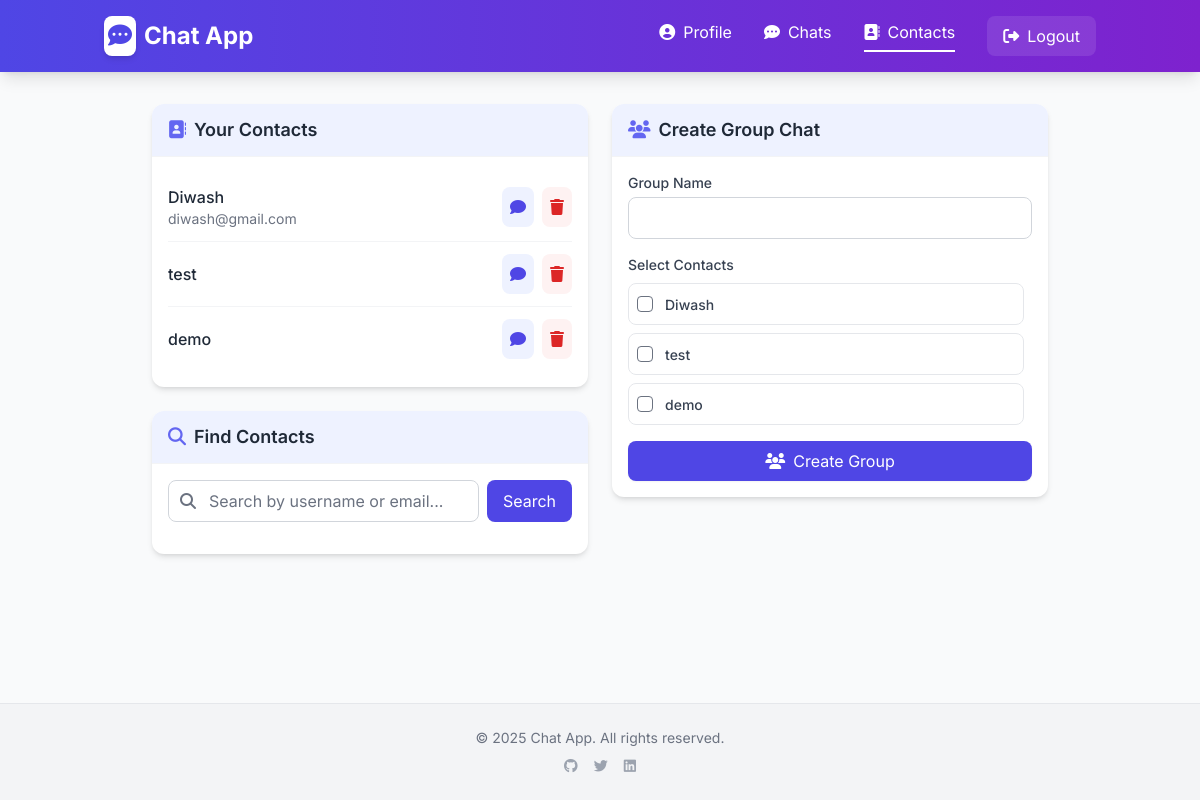
The app's page /contacts/ (signed in), older data.
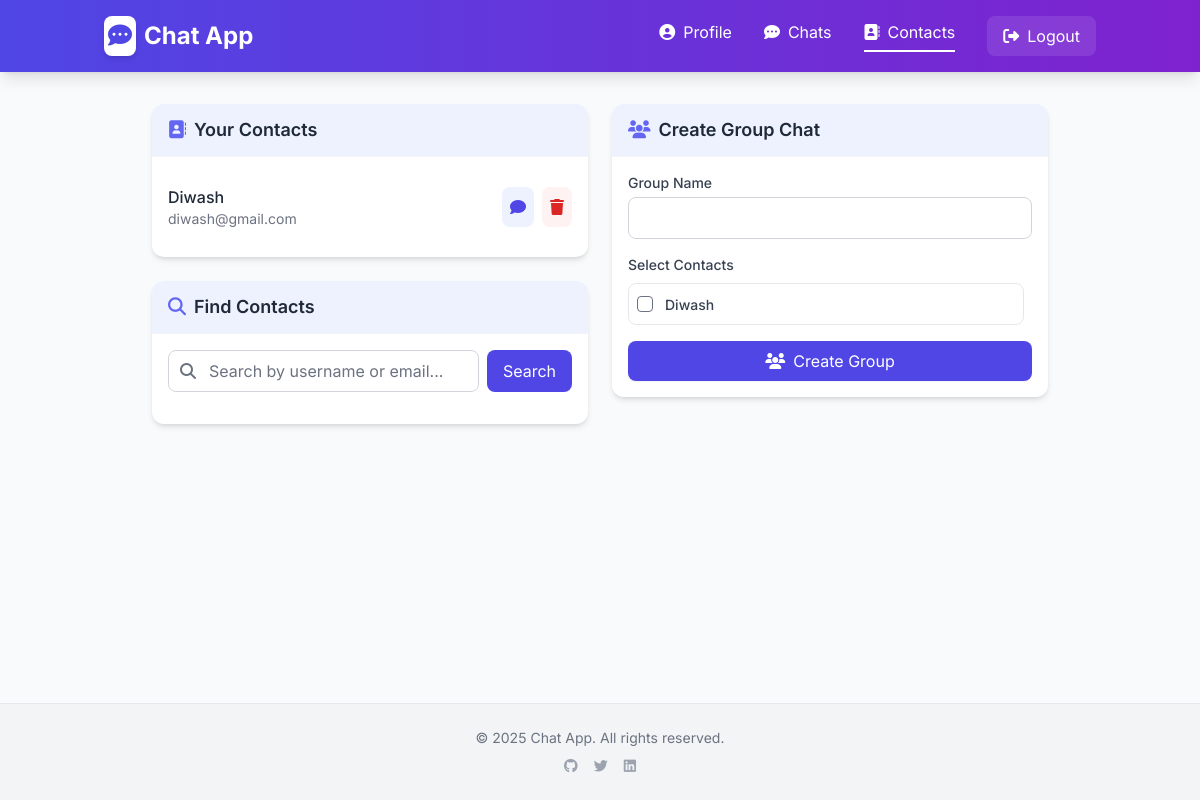
The same page, newer data.
### chat/models.py (models this page shows, shortened)
class Contact(models.Model):
    user = models.ForeignKey(User, related_name='contacts', on_delete=models.CASCADE)
    contact = models.ForeignKey(User, related_name='contacted_by', on_delete=models.CASCADE)
    date_added = models.DateTimeField(auto_now_add=True)
    class Meta:
        unique_together = ('user', 'contact')

### chat/views.py (the view, shortened to what this page needs)
# urls.py: path('contacts/', views.contacts, name='contacts'),
@login_required
def contacts(request):
    user_contacts = Contact.objects.filter(user=request.user).select_related('contact')
    form = ContactSearchForm(request.GET)
    search_query = ''
    if form.is_valid():
        search_query = form.cleaned_data.get('search', '')
    return render(request, 'chat/contacts.html', {
        'contacts': user_contacts,
        'form': form,
    })

### chat/forms.py
class ContactSearchForm(forms.Form):
    search = forms.CharField(max_length=100, required=False)

### chat/templates/chat/contacts.html (shortened to what the changed rows need)
{% extends 'base.html' %}
{% block content %}
<div class="max-w-4xl mx-auto">
  <div class="grid md:grid-cols-2 gap-6">
    <div class="col-span-2 md:col-span-1">
      <div class="bg-white rounded-xl shadow-md overflow-hidden mb-6">
        <div class="bg-indigo-50 px-4 py-3 border-b border-gray-100">
          <h2 class="text-lg font-semibold text-gray-800">
            <i class="fas fa-address-book mr-2 text-indigo-500"></i>Your Contacts
          </h2>
        </div>
        <div class="p-4">
          {% if contacts %}
            <div class="divide-y divide-gray-100">
              {% for contact in contacts %}
                <div class="py-3 flex items-center justify-between">
                  <div>
                    <h3 class="text-md font-medium text-gray-800">{{ contact.contact.username }}</h3>
                    <p class="text-sm text-gray-500">{{ contact.contact.email }}</p>
                  </div>
                  <div class="flex space-x-2">
                    <a href="{% url 'start_chat' contact.contact.id %}" class="p-2 bg-indigo-50 text-indigo-600 rounded-lg hover:bg-indigo-100 transition">
                      <i class="fas fa-comment"></i>
                    </a>
                    <a href="{% url 'remove_contact' contact.id %}" class="p-2 bg-red-50 text-red-600 rounded-lg hover:bg-red-100 transition">
                      <i class="fas fa-trash"></i>
                    </a>
                  </div>
                </div>
              {% endfor %}
            </div>
          {% endif %}
        </div>
      </div>
      <div class="bg-white rounded-xl shadow-md overflow-hidden">
        <div class="bg-indigo-50 px-4 py-3 border-b border-gray-100">
          <h2 class="text-lg font-semibold text-gray-800">
            <i class="fas fa-search mr-2 text-indigo-500"></i>Find Contacts
          </h2>
        </div>
      </div>
    </div>
    <div class="col-span-2 md:col-span-1">
      {% if contacts %}
        <div class="bg-white rounded-xl shadow-md overflow-hidden">
          <div class="bg-indigo-50 px-4 py-3 border-b border-gray-100">
            <h2 class="text-lg font-semibold text-gray-800">
              <i class="fas fa-users mr-2 text-indigo-500"></i>Create Group Chat
            </h2>
          </div>
          <div class="p-4">
            <form method="post" action="{% url 'create_group' %}">
              <div class="mb-4">
                <div class="space-y-2 max-h-60 overflow-y-auto pr-2">
                  {% for contact in contacts %}
                    <label class="flex items-center p-2 rounded-lg border border-gray-200 hover:bg-gray-50 transition cursor-pointer">
                      <input type="checkbox" name="contacts" value="{{ contact.id }}"
                             class="h-4 w-4 text-indigo-600 focus:ring-indigo-500 rounded">
                      <span class="ml-3 block">
                        <span class="text-sm font-medium text-gray-700">{{ contact.contact.username }}</span>
                      </span>
                    </label>
                  {% endfor %}
                </div>
              </div>
            </form>
          </div>
        </div>
      {% endif %}
    </div>
  </div>
</div>
{% endblock %}

Row changes from the older to the newer data that the page shows:
removed Contact: contact.username "test"
removed Contact: contact.username "demo"
